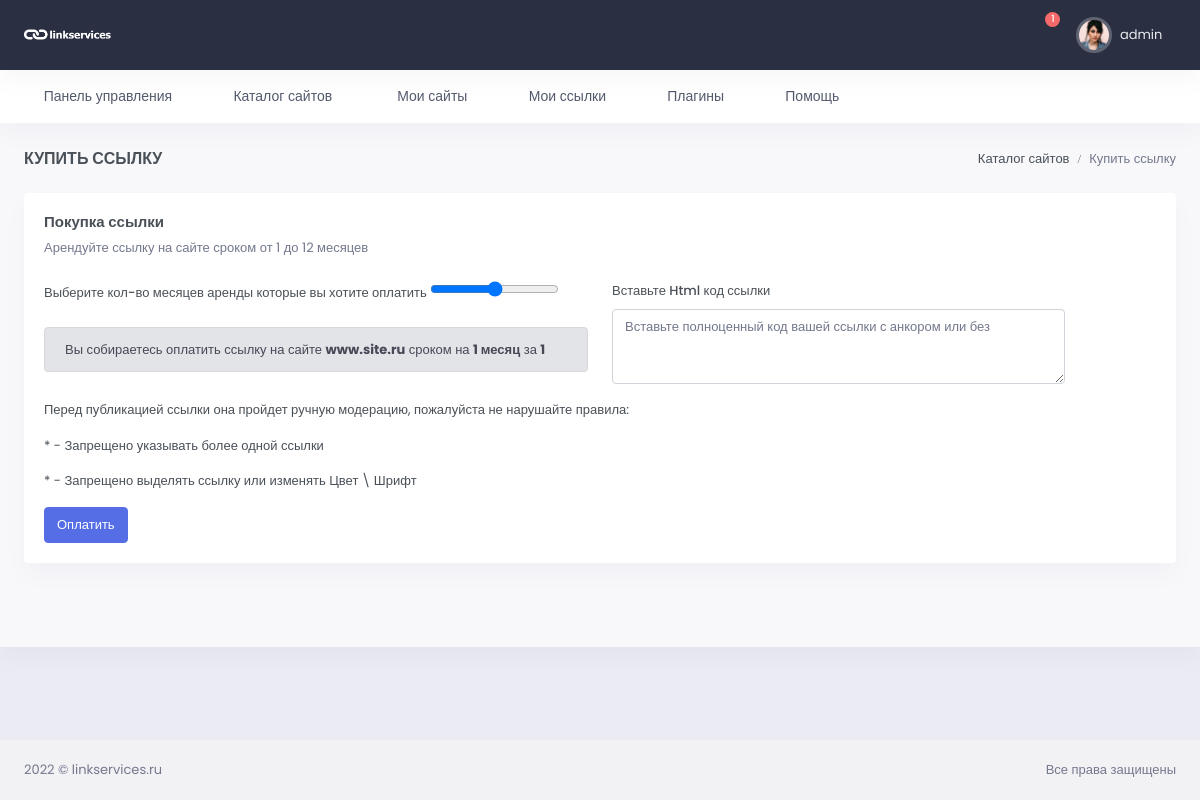
Page /my-links/catalog/buy_link/4/ (signed in) on the earlier database version.
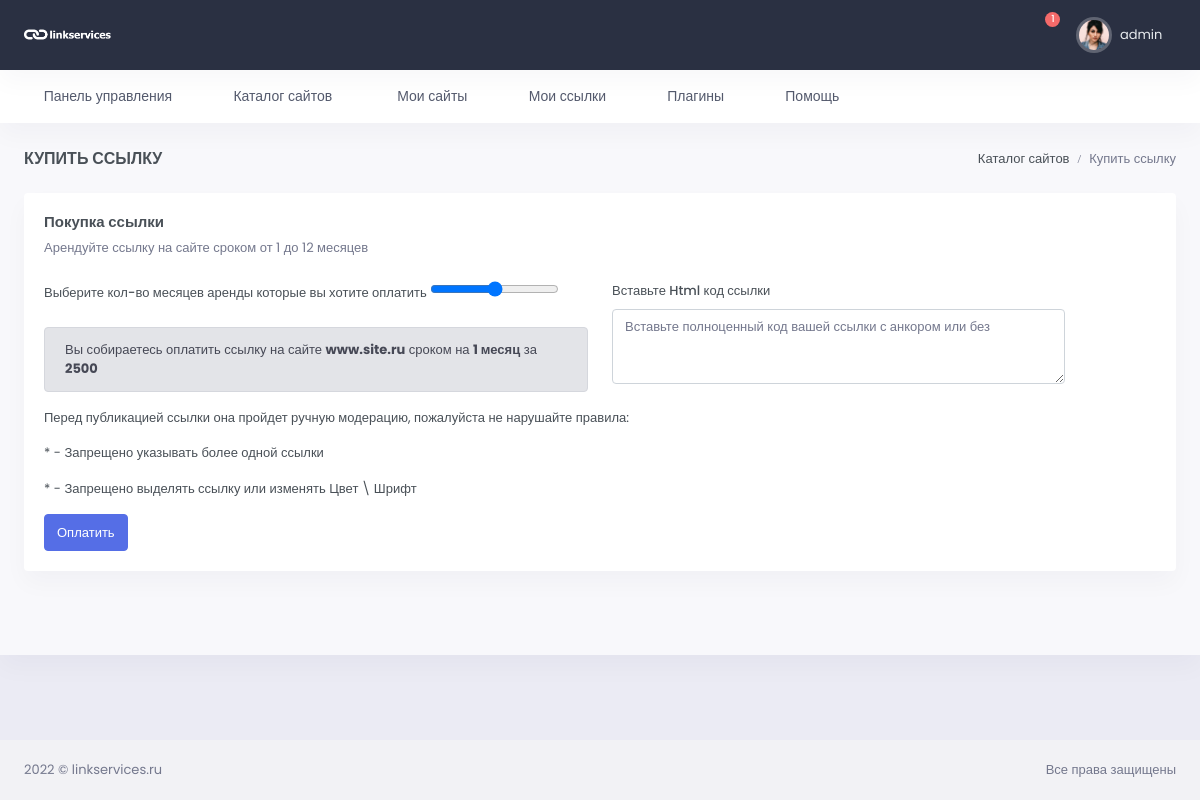
Same page on the later database version.
### site_app/models.py (models this page shows, shortened)
class WebSite(models.Model):
    url = models.CharField(max_length=255, verbose_name='url сайта')
    user_email = models.ForeignKey(User, related_name='user_website', on_delete=models.CASCADE,
                                   max_length=100, blank=True, null=True, verbose_name='email заказчика')
    category = models.ForeignKey(Category, on_delete=models.CASCADE, verbose_name='Тематика')
    price = models.IntegerField(verbose_name='Цена')
    status = models.ForeignKey(Status, verbose_name='Статус', on_delete=models.CASCADE, blank=True, null=True)
    total_link = models.IntegerField(verbose_name='Всего ссылок', blank=True, null=True)
    sold_link = models.IntegerField(verbose_name='Продано ссылок', blank=True, null=True)
    yandex_x = models.IntegerField(verbose_name='Яндекс Икс', blank=True, null=True)
    yandex_stat = models.CharField(max_length=255, verbose_name='Яндекс статистика')
    password_yandex = models.CharField(max_length=250, verbose_name='Пароль от статистики', blank=True, null=True)
    bot_id = models.CharField(max_length=100, blank=True, null=True)
    created = models.DateTimeField(auto_now_add=True, verbose_name='Добавлено')
    update = models.DateTimeField(auto_now=True, verbose_name='Изменено')
    class Meta:
        verbose_name = 'Сайт'
        verbose_name_plural = 'Сайты'
        ordering = ('-created',)

### link_app/views.py (the view)
# urls.py: path('catalog/buy_link/<int:pk>/', BuyLink.as_view(), name='buy-link'),
class BuyLink(LoginRequiredMixin, DetailView):
    model = WebSite
    template_name = 'link_app/buy-links.html'
    context_object_name = 'link'

### link_app/templates/link_app/buy-links.html (shortened to what this page needs)
{% extends 'base.html' %}
{% load static %}
{% block content %}
<div id="layout-wrapper">
    <div class="main-content">
        <div class="page-content">
            <div class="container-fluid">
                <div class="row">
                    <div class="col-12">
                        <div class="page-title-box d-sm-flex align-items-center justify-content-between">
                            <h4 class="mb-sm-0 font-size-18">Купить ссылку</h4>
                            <div class="page-title-right">
                                <ol class="breadcrumb m-0">
                                    <li class="breadcrumb-item"><a href="javascript: void(0);">Каталог сайтов</a></li>
                                    <li class="breadcrumb-item active">Купить ссылку</li>
                                </ol>
                            </div>
                        </div>
                    </div>
                </div>
                <div class="row">
                    <div class="col-12">
                        <div class="card">
                            <div class="card-body">
                                <h4 class="card-title">Покупка ссылки </h4>
                                <p class="card-title-desc">Арендуйте ссылку на сайте сроком от 1 до 12 месяцев</p>
                                <form>
                                    <div class="row">
                                        <div class="col-sm-6">
                                            <div class="mb-3">
                                                <label class="control-label">Выберите кол-во месяцев аренды которые вы
                                                    хотите оплатить </label>
                                                <input type="range" id="link_term_range">
                                            </div>
                                            <div class="alert alert-secondary" role="alert">
                                                Вы собираетесь оплатить ссылку на сайте <b>www.site.ru</b> сроком на <b
                                                    id="term_months">1 месяц</b> за <b id="term_price">{{ link.price }}</b>
                                            </div>
                                        </div>
                                        <div class="col-sm-6">
                                            <div class="mb-3">
                                                <div class="col-lg-10">
                                                    <label for="productname">Вставьте Html код ссылки</label>
                                                    <textarea class="form-control" id="projectdesc" rows="3"
                                                              placeholder="Вставьте полноценный код вашей ссылки с анкором или без"></textarea>
                                                </div>
                                            </div>
                                        </div>
                                    </div>
                                    <div class="mb-3">
                                        <p class="control-label">Перед публикацией ссылки она пройдет ручную модерацию,
                                            пожалуйста не нарушайте правила:</p>
                                        <p class="control-label">* - Запрещено указывать более одной ссылки</p>
                                        <p class="control-label">* - Запрещено выделять ссылку или изменять Цвет \
                                            Шрифт</p>
                                    </div>
                                    <div class="d-flex flex-wrap gap-2">
                                        <button type="submit" class="btn btn-primary waves-effect waves-light">
                                            Оплатить
                                        </button>
                                    </div>
                                </form>
                            </div>
                        </div>
                    </div>
                </div>
            </div>
        </div>
    </div>
</div>
{% endblock %}

Differences in the rows shown:
changed WebSite: price "1" → "2500"
